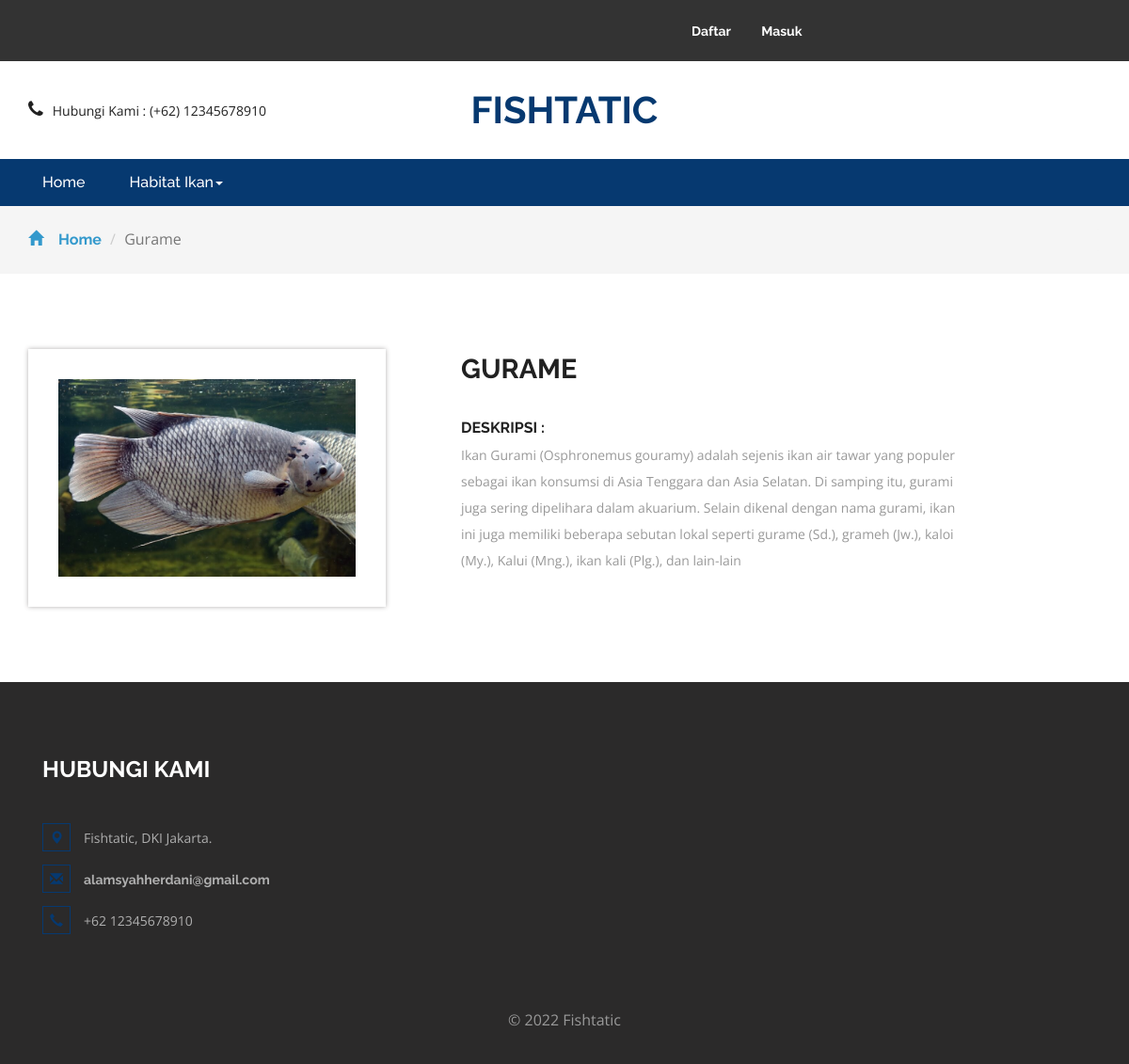
Page /product.php?idproduk=30 on the committed database.
### tables this page shows
CREATE TABLE `produk` (
  `idproduk` int(11) NOT NULL,
  `idkategori` int(11) NOT NULL,
  `namaproduk` varchar(30) NOT NULL,
  `gambar` varchar(100) NOT NULL,
  `deskripsi` varchar(1000) NOT NULL,
  `tgldibuat` timestamp NOT NULL DEFAULT current_timestamp()
);

### product.php (the view, shortened to what this page needs)
<?php
include 'dbconnect.php';
$idproduk = $_GET['idproduk'];
?>
<!DOCTYPE html>
<html>
<head>
    <link href="css/bootstrap.css" rel="stylesheet" type="text/css" media="all" />
    <link href="css/style.css" rel="stylesheet" type="text/css" media="all" />
    <link href="css/font-awesome.css" rel="stylesheet">
</head>
<body>
    <div class="agileits_header">
        <div class="container">
            <div class="w3l_offers">
            </div>
            <div class="agile-login">
                <ul>
                    <?php
				if(!isset($_SESSION['log'])){
					echo '
					<li><a href="registered.php"> Daftar</a></li>
					<li><a href="login.php">Masuk</a></li>
					';
				}
				?>
                </ul>
            </div>
            <div class="clearfix"> </div>
        </div>
    </div>
    <div class="logo_products">
        <div class="container">
            <div class="w3ls_logo_products_left1">
                <ul class="phone_email">
                    <li><i class="fa fa-phone" aria-hidden="true"></i>Hubungi Kami : (+62) 12345678910</li>
                </ul>
            </div>
            <div class="w3ls_logo_products_left">
                <h1><a href="index.php">Fishtatic</a></h1>
            </div>
            <div class="clearfix"> </div>
        </div>
    </div>
    <div class="navigation-agileits">
        <div class="container">
            <nav class="navbar navbar-default">
                <div class="collapse navbar-collapse" id="bs-megadropdown-tabs">
                    <ul class="nav navbar-nav">
                        <li class="active"><a href="index.php" class="act">Home</a></li>
                        <li class="dropdown">
                            <a href="#" class="dropdown-toggle" data-toggle="dropdown">Habitat Ikan<b
                                    class="caret"></b></a>
                        </li>
                    </ul>
                </div>
            </nav>
        </div>
    </div>
    <div class="breadcrumbs">
        <div class="container">
            <ol class="breadcrumb breadcrumb1 animated wow slideInLeft" data-wow-delay=".5s">
                <li><a href="index.php"><span class="glyphicon glyphicon-home" aria-hidden="true"></span>Home</a></li>
                <li class="active"><?php
				$p = mysqli_fetch_array(mysqli_query($conn,"Select * from produk where idproduk='$idproduk'"));
				echo $p['namaproduk'];
				?></li>
            </ol>
        </div>
    </div>
    <div class="products">
        <div class="container">
            <div class="agileinfo_single">
                <div class="col-md-4 agileinfo_single_left">
                    <img id="example" src="ynk5/<?php echo $p['gambar']?>" alt=" " class="img-responsive">
                </div>
                <div class="col-md-8 agileinfo_single_right">
                    <h2><?php echo $p['namaproduk'] ?></h2>
                    <div class="w3agile_description">
                        <h4>Deskripsi :</h4>
                        <p><?php echo $p['deskripsi'] ?></p>
                    </div>
                </div>
                <div class="clearfix"> </div>
            </div>
        </div>
    </div>
    <div class="footer">
        <div class="container">
            <div class="w3_footer_grids">
                <div class="col-md-4 w3_footer_grid">
                    <h3>Hubungi Kami</h3>
                    <ul class="address">
                        <li><i class="glyphicon glyphicon-map-marker" aria-hidden="true"></i>Fishtatic, DKI Jakarta.
                        </li>
                        <li><i class="glyphicon glyphicon-envelope" aria-hidden="true"></i><a
                                href="mailto:info@email">alamsyahherdani@gmail.com</a></li>
                        <li><i class="glyphicon glyphicon-earphone" aria-hidden="true"></i>+62 12345678910</li>
                    </ul>
                </div>
                <div class="clearfix"> </div>
            </div>
        </div>
        <div class="footer-copy">
            <div class="container">
                <p>© 2022 Fishtatic</p>
            </div>
        </div>
    </div>
    <link href="css/skdslider.css" rel="stylesheet">
</body>
</html>

### css/style.css (style rules this page uses)
html, body { font-size: 100%; font-family: "Open Sans", sans-serif; background: #ffffff; }
ul li, ol li { font-size: 14px; }
p { margin: 0; }
h1, h2, h3, h4, h5, h6, a { font-family: "Raleway", sans-serif; margin: 0; font-weight: 700; }
ul, label { margin: 0; padding: 0; }
input[type="submit"], #PPMiniCart .minicart-submit, .w3ls_vegetables ul li a, input[type="reset"], .agileinfo_mail_grid_left ul li a, .events_bottom_left2 ul li a, .w3ls_service_grids1_right a, ul.agileits_social_icons li a, .w3l_banner_nav_right_banner_pet a, .w3ls_w3l_banner_nav_right_grid_head_grid ul li a, .products-breadcrumb ul li a, .w3_footer_grid ul li a, .w3l_fresh_vegetables_grid ul li a, .wthree_footer_copy p a, .agile_top_brand_left_grid1 .button, .w3ls_logo_products_left1 ul.special_items li a, .w3ls_logo_products_left1 ul.phone_email li a { transition: 0.5s ease-in; -webkit-transition: 0.5s ease-in; -moz-transition: 0.5s ease-in; -o-transition: 0.5s ease-in; -ms-transition: 0.5s ease-in; }
.agileits_header { background: #333333; padding: 12px 0; }
.w3l_offers { float: left; padding: 9px 0; width: 47%; }
i.fa.fa-phone { margin-right: 10px; font-size: 20px; }
.agile-login { float: left; width: 40%; text-align: center; padding: 9px 0; }
.agile-login ul li { display: inline-block; padding: 0em 1em; }
.agile-login ul li a { font-size: 1em; text-transform: capitalize; color: #fff; text-decoration: none; }
.logo_products { padding: 2em 0; }
.w3ls_logo_products_left { float: left; text-align: center; width: 33.33%; }
.w3ls_logo_products_left h1 a { font-size: 40px; color: #063970; text-decoration: none; text-transform: uppercase; display: block; line-height: 1; }
.w3ls_logo_products_left1 { float: left; margin-top: 0.6em; width: 33.33%; }
.w3ls_logo_products_left1 ul.phone_email li { display: inline-block; color: #212121; }
.navbar-default .navbar-nav > li > a { color: #fff; font-size: 16px; font-weight: 500; }
.navbar-default .navbar-nav > .active > a, .navbar-default .navbar-nav > .active > a:hover, .navbar-default .navbar-nav > .active > a:focus { background-color: transparent; color: #fff !important; }
.navbar-default .navbar-collapse, .navbar-default .navbar-form { border: none; }
.navbar { position: relative; min-height: 50px; margin-bottom: 10px; border: 1px solid transparent; }
.navbar-default { background: none; border: none; }
.navbar-collapse { padding: 0; }
.navigation-agileits { background: #063970; }
.navbar-nav > li { float: left; margin-left: 17px; }
.navbar-nav > li:nth-child(1) { margin-left: 0px; }
.navbar-collapse { padding: 0; box-shadow: none; }
.navbar { margin-bottom: 0; border: none; }
.footer { padding: 5em 0 2em; background: #2b2a2a; }
.w3_footer_grid h3 { color: #ffffff; font-size: 1.5em; margin-bottom: 1.8em; text-transform: uppercase; }
.w3_footer_grid ul li { list-style-type: none; margin-bottom: 1em; color: #afafaf; font-size: 14px; }
.w3_footer_grid ul.address li i { color: #063970; border: 1px solid #063970; padding: 0.5em; margin-right: 1em; }
.w3_footer_grid ul li a { color: #afafaf; text-decoration: none; }
.footer-copy p { margin: 4em 0 0; text-align: center; color: #999; line-height: 1.8em; }
.breadcrumb1 li span { left: 0em; padding-right: 1em; color: #3399cc; }
.breadcrumbs { padding: 1.5em 0; background: #f5f5f5; }
.breadcrumb { margin-bottom: 0 !important; padding: 0 !important; }
.breadcrumb1 li { font-size: 1em; color: #999; }
.breadcrumb1 li a { color: #3399cc; text-decoration: none; }
.agileinfo_single h2 { font-size: 1.8em; color: #212121; line-height: 1.5em; text-transform: uppercase; margin-bottom: 1em; }
.agileinfo_single_left { padding: 2em; box-shadow: 0px 0px 5px #b2afaf; }
.agileinfo_single_right { padding-left: 5em; }
.w3agile_description h4 { font-size: 1em; color: #212121; text-transform: uppercase; }
.w3agile_description p { font-size: 14px; color: #999; line-height: 2em; margin: 0.5em 0 0; width: 80%; }
.w3agile_description { margin: 2em 0; }
.products { padding: 5em 0; }
.glyphicon { position: relative; top: 1px; display: inline-block; font-family: "Glyphicons Halflings"; font-style: normal; font-weight: 400; line-height: 1; -webkit-font-smoothing: antialiased; -moz-osx-font-smoothing: grayscale; color: #777; }

### rows in the picture
produk: namaproduk "Gurame", gambar (picture), namaproduk "GURAME", deskripsi "Ikan Gurami (Osphronemus gouramy) adalah sejenis ikan air tawar yang populer sebagai ikan konsumsi di Asia Tenggara dan Asia Selatan. Di samping itu, gurami juga sering dipelihara dalam akuarium. Selain dikenal dengan nama gurami, ikan ini juga memiliki beberapa sebutan lokal seperti gurame (Sd.), grameh (Jw.), kaloi (My.), Kalui (Mng.), ikan kali (Plg.), dan lain-lain"
